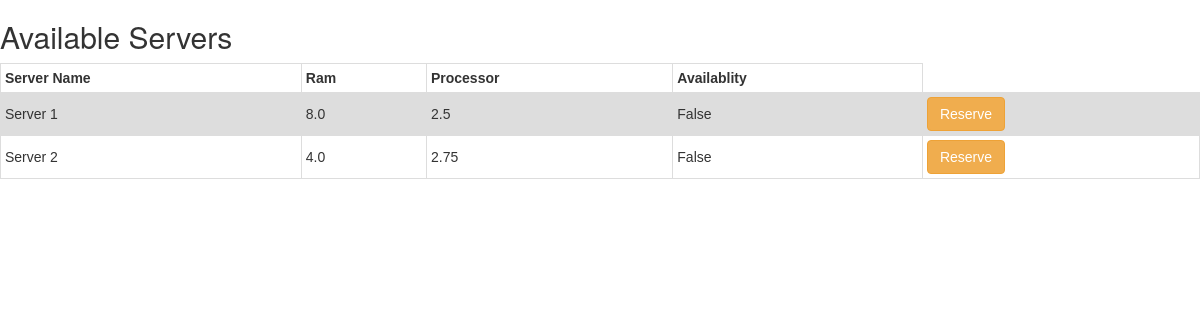
/available-server/, run on an earlier commit of the app's database.
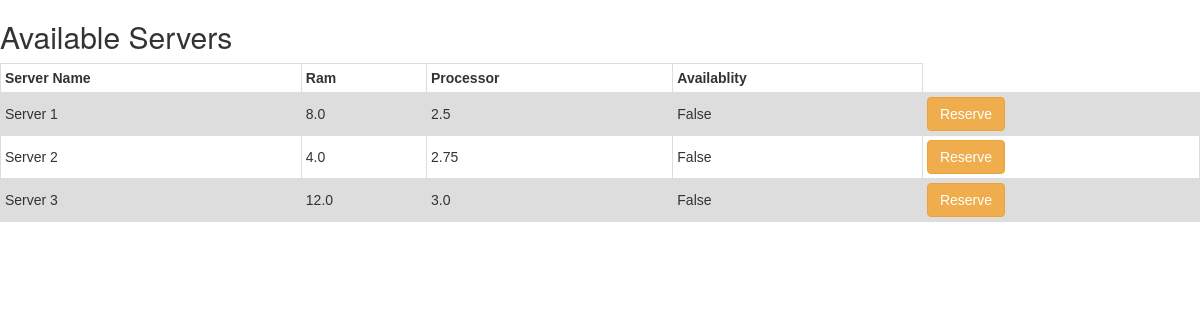
And on a later commit of the database.
### server/models.py (models this page shows, shortened)
class ServerManagement(models.Model):
    server_name = models.CharField(max_length=255)
    ram = models.FloatField(max_length=3)
    processor = models.FloatField(max_length=5)
    enable = models.BooleanField(default=False, null=False)

### user/views.py (the view)
# urls.py: path('available-server/', views.available_server, name='available-server'),
def available_server(request):
    wal = ServerManagement.objects.all()
    dt = []
    for i in wal:
        dt += [
            {
                'servername': i.server_name,
                'ram': i.ram,
                'processor': i.processor,
                'available': i.enable
            }
        ]
    return render(request, 'user/login/available_server.html', {'ServerData': dt})

### user/templates/user/login/available_server.html (shortened to what this page needs)
<!DOCTYPE html>
<html lang="en">
<head>
<link rel="stylesheet" href="https://maxcdn.bootstrapcdn.com/bootstrap/3.4.1/css/bootstrap.min.css">
</head>
<body>
<h2>Available Servers</h2>
<table>
    <tr>
    <th>Server Name</th>
    <th>Ram</th>
    <th>Processor</th>
        <th>Availablity</th>
  </tr>
{% for data in ServerData %}
  <tr>
      <td> {{ data.servername }} </td>
      <td>{{ data.ram }}</td>
      <td>{{ data.processor }}</td>
      <td>{{ data.available }}</td>
      <td>
          <button type="button" onclick="location.href='{% url 'reservation' %}'" class="btn btn-warning">Reserve</button>
      </td>
  </tr>
{% endfor %}
</table>
</body>
</html>

### user/templates/user/login/available_server.html (style rules this page uses)
table { font-family: arial, sans-serif; border-collapse: collapse; width: 100%; }
td, th { border: 1px solid #dddddd; text-align: left; padding: 4px; }
tr:nth-child(even) { background-color: #dddddd; }

What changed in the data, as far as the page shows it:
added ServerManagement: servername "Server 3", ram "12.0", processor "3.0"
Also different on the page:
new list line: "False Reserve"
